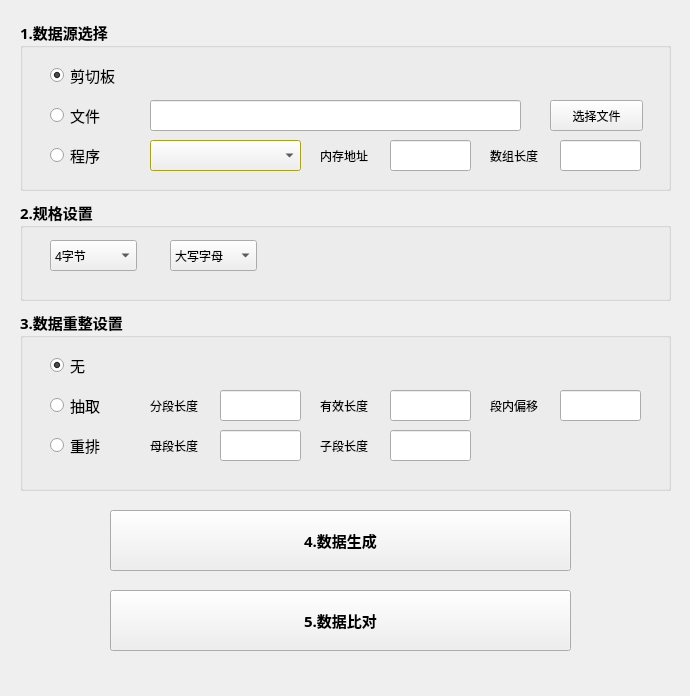
<?xml version="1.0" encoding="UTF-8"?>
<ui version="4.0">
 <class>data_tool</class>
 <widget class="QWidget" name="data_tool">
  <property name="geometry">
   <rect>
    <x>0</x>
    <y>0</y>
    <width>690</width>
    <height>696</height>
   </rect>
  </property>
  <property name="sizePolicy">
   <sizepolicy hsizetype="Fixed" vsizetype="Fixed">
    <horstretch>0</horstretch>
    <verstretch>0</verstretch>
   </sizepolicy>
  </property>
  <property name="minimumSize">
   <size>
    <width>0</width>
    <height>0</height>
   </size>
  </property>
  <property name="maximumSize">
   <size>
    <width>60100</width>
    <height>67300</height>
   </size>
  </property>
  <property name="windowTitle">
   <string>data_tool</string>
  </property>
  <widget class="QGroupBox" name="groupBox_2">
   <property name="geometry">
    <rect>
     <x>20</x>
     <y>200</y>
     <width>651</width>
     <height>101</height>
    </rect>
   </property>
   <property name="font">
    <font>
     <family>微软雅黑 Light</family>
     <pointsize>11</pointsize>
     <weight>75</weight>
     <bold>true</bold>
    </font>
   </property>
   <property name="inputMethodHints">
    <set>Qt::ImhNone</set>
   </property>
   <property name="title">
    <string>2.规格设置</string>
   </property>
   <widget class="QComboBox" name="comboBox">
    <property name="geometry">
     <rect>
      <x>30</x>
      <y>40</y>
      <width>87</width>
      <height>31</height>
     </rect>
    </property>
    <property name="font">
     <font>
      <pointsize>9</pointsize>
      <weight>50</weight>
      <bold>false</bold>
     </font>
    </property>
    <property name="currentText">
     <string>4字节</string>
    </property>
    <property name="currentIndex">
     <number>2</number>
    </property>
    <item>
     <property name="text">
      <string>1字节</string>
     </property>
    </item>
    <item>
     <property name="text">
      <string>2字节</string>
     </property>
    </item>
    <item>
     <property name="text">
      <string>4字节</string>
     </property>
    </item>
    <item>
     <property name="text">
      <string>8字节</string>
     </property>
    </item>
   </widget>
   <widget class="QComboBox" name="comboBox_2">
    <property name="geometry">
     <rect>
      <x>150</x>
      <y>40</y>
      <width>87</width>
      <height>31</height>
     </rect>
    </property>
    <property name="font">
     <font>
      <pointsize>9</pointsize>
      <weight>50</weight>
      <bold>false</bold>
     </font>
    </property>
    <item>
     <property name="text">
      <string>大写字母</string>
     </property>
    </item>
    <item>
     <property name="text">
      <string>小写字母</string>
     </property>
    </item>
   </widget>
  </widget>
  <widget class="QGroupBox" name="groupBox">
   <property name="geometry">
    <rect>
     <x>20</x>
     <y>20</y>
     <width>651</width>
     <height>171</height>
    </rect>
   </property>
   <property name="font">
    <font>
     <family>微软雅黑 Light</family>
     <pointsize>11</pointsize>
     <weight>75</weight>
     <bold>true</bold>
    </font>
   </property>
   <property name="title">
    <string>1.数据源选择</string>
   </property>
   <widget class="QComboBox" name="program_comboBox">
    <property name="geometry">
     <rect>
      <x>130</x>
      <y>120</y>
      <width>151</width>
      <height>31</height>
     </rect>
    </property>
    <property name="palette">
     <palette>
      <active>
       <colorrole role="Window">
        <brush brushstyle="SolidPattern">
         <color alpha="255">
          <red>240</red>
          <green>204</green>
          <blue>19</blue>
         </color>
        </brush>
       </colorrole>
      </active>
      <inactive>
       <colorrole role="Window">
        <brush brushstyle="SolidPattern">
         <color alpha="255">
          <red>240</red>
          <green>224</green>
          <blue>40</blue>
         </color>
        </brush>
       </colorrole>
      </inactive>
      <disabled>
       <colorrole role="Window">
        <brush brushstyle="SolidPattern">
         <color alpha="255">
          <red>240</red>
          <green>240</green>
          <blue>240</blue>
         </color>
        </brush>
       </colorrole>
      </disabled>
     </palette>
    </property>
    <property name="font">
     <font>
      <weight>50</weight>
      <bold>false</bold>
     </font>
    </property>
   </widget>
   <widget class="QRadioButton" name="program_radio">
    <property name="geometry">
     <rect>
      <x>30</x>
      <y>120</y>
      <width>115</width>
      <height>31</height>
     </rect>
    </property>
    <property name="font">
     <font>
      <weight>50</weight>
      <bold>false</bold>
     </font>
    </property>
    <property name="text">
     <string>程序</string>
    </property>
   </widget>
   <widget class="QRadioButton" name="file_radio">
    <property name="geometry">
     <rect>
      <x>30</x>
      <y>80</y>
      <width>115</width>
      <height>31</height>
     </rect>
    </property>
    <property name="font">
     <font>
      <weight>50</weight>
      <bold>false</bold>
     </font>
    </property>
    <property name="toolTip">
     <string>可输入多个文件，用&quot;;&quot;隔开</string>
    </property>
    <property name="text">
     <string>文件</string>
    </property>
   </widget>
   <widget class="QPushButton" name="select_file_button">
    <property name="geometry">
     <rect>
      <x>530</x>
      <y>80</y>
      <width>93</width>
      <height>31</height>
     </rect>
    </property>
    <property name="font">
     <font>
      <family>微软雅黑 Light</family>
      <pointsize>9</pointsize>
      <weight>50</weight>
      <bold>false</bold>
     </font>
    </property>
    <property name="text">
     <string>选择文件</string>
    </property>
    <property name="checkable">
     <bool>false</bool>
    </property>
    <property name="autoRepeatDelay">
     <number>300</number>
    </property>
    <property name="autoDefault">
     <bool>true</bool>
    </property>
    <property name="default">
     <bool>false</bool>
    </property>
    <property name="flat">
     <bool>false</bool>
    </property>
   </widget>
   <widget class="QRadioButton" name="shear_radio">
    <property name="geometry">
     <rect>
      <x>30</x>
      <y>40</y>
      <width>115</width>
      <height>31</height>
     </rect>
    </property>
    <property name="font">
     <font>
      <weight>50</weight>
      <bold>false</bold>
     </font>
    </property>
    <property name="text">
     <string>剪切板</string>
    </property>
    <property name="checkable">
     <bool>true</bool>
    </property>
    <property name="checked">
     <bool>true</bool>
    </property>
   </widget>
   <widget class="QLineEdit" name="file_lineEdit">
    <property name="geometry">
     <rect>
      <x>130</x>
      <y>80</y>
      <width>371</width>
      <height>31</height>
     </rect>
    </property>
    <property name="font">
     <font>
      <pointsize>9</pointsize>
      <weight>50</weight>
      <bold>false</bold>
     </font>
    </property>
   </widget>
   <widget class="QLabel" name="label">
    <property name="geometry">
     <rect>
      <x>300</x>
      <y>120</y>
      <width>72</width>
      <height>31</height>
     </rect>
    </property>
    <property name="font">
     <font>
      <pointsize>9</pointsize>
      <weight>50</weight>
      <bold>false</bold>
     </font>
    </property>
    <property name="text">
     <string>内存地址</string>
    </property>
    <property name="buddy">
     <cstring>file_lineEdit_2</cstring>
    </property>
   </widget>
   <widget class="QLineEdit" name="file_lineEdit_2">
    <property name="geometry">
     <rect>
      <x>370</x>
      <y>120</y>
      <width>81</width>
      <height>31</height>
     </rect>
    </property>
    <property name="font">
     <font>
      <pointsize>9</pointsize>
      <weight>50</weight>
      <bold>false</bold>
     </font>
    </property>
    <property name="inputMethodHints">
     <set>Qt::ImhPreferNumbers</set>
    </property>
    <property name="clearButtonEnabled">
     <bool>false</bool>
    </property>
   </widget>
   <widget class="QLabel" name="label_2">
    <property name="geometry">
     <rect>
      <x>470</x>
      <y>120</y>
      <width>72</width>
      <height>31</height>
     </rect>
    </property>
    <property name="font">
     <font>
      <pointsize>9</pointsize>
      <weight>50</weight>
      <bold>false</bold>
     </font>
    </property>
    <property name="text">
     <string>数组长度</string>
    </property>
    <property name="buddy">
     <cstring>file_lineEdit_3</cstring>
    </property>
   </widget>
   <widget class="QLineEdit" name="file_lineEdit_3">
    <property name="geometry">
     <rect>
      <x>540</x>
      <y>120</y>
      <width>81</width>
      <height>31</height>
     </rect>
    </property>
    <property name="font">
     <font>
      <pointsize>9</pointsize>
      <weight>50</weight>
      <bold>false</bold>
     </font>
    </property>
   </widget>
  </widget>
  <widget class="QPushButton" name="data_Button">
   <property name="geometry">
    <rect>
     <x>110</x>
     <y>510</y>
     <width>461</width>
     <height>61</height>
    </rect>
   </property>
   <property name="font">
    <font>
     <family>微软雅黑 Light</family>
     <pointsize>11</pointsize>
     <weight>75</weight>
     <bold>true</bold>
    </font>
   </property>
   <property name="cursor">
    <cursorShape>ArrowCursor</cursorShape>
   </property>
   <property name="focusPolicy">
    <enum>Qt::StrongFocus</enum>
   </property>
   <property name="text">
    <string>4.数据生成</string>
   </property>
  </widget>
  <widget class="QGroupBox" name="groupBox_3">
   <property name="geometry">
    <rect>
     <x>20</x>
     <y>310</y>
     <width>651</width>
     <height>181</height>
    </rect>
   </property>
   <property name="font">
    <font>
     <family>微软雅黑 Light</family>
     <pointsize>11</pointsize>
     <weight>75</weight>
     <bold>true</bold>
    </font>
   </property>
   <property name="title">
    <string>3.数据重整设置</string>
   </property>
   <widget class="QRadioButton" name="shear_radio_2">
    <property name="geometry">
     <rect>
      <x>30</x>
      <y>40</y>
      <width>115</width>
      <height>31</height>
     </rect>
    </property>
    <property name="font">
     <font>
      <weight>50</weight>
      <bold>false</bold>
     </font>
    </property>
    <property name="text">
     <string>无</string>
    </property>
    <property name="checkable">
     <bool>true</bool>
    </property>
    <property name="checked">
     <bool>true</bool>
    </property>
   </widget>
   <widget class="QRadioButton" name="file_radio_2">
    <property name="geometry">
     <rect>
      <x>30</x>
      <y>80</y>
      <width>115</width>
      <height>31</height>
     </rect>
    </property>
    <property name="font">
     <font>
      <weight>50</weight>
      <bold>false</bold>
     </font>
    </property>
    <property name="text">
     <string>抽取</string>
    </property>
   </widget>
   <widget class="QRadioButton" name="program_radio_2">
    <property name="geometry">
     <rect>
      <x>30</x>
      <y>120</y>
      <width>115</width>
      <height>31</height>
     </rect>
    </property>
    <property name="font">
     <font>
      <weight>50</weight>
      <bold>false</bold>
     </font>
    </property>
    <property name="text">
     <string>重排</string>
    </property>
   </widget>
   <widget class="QLabel" name="label_3">
    <property name="geometry">
     <rect>
      <x>300</x>
      <y>80</y>
      <width>72</width>
      <height>31</height>
     </rect>
    </property>
    <property name="font">
     <font>
      <pointsize>9</pointsize>
      <weight>50</weight>
      <bold>false</bold>
     </font>
    </property>
    <property name="text">
     <string>有效长度</string>
    </property>
    <property name="buddy">
     <cstring>file_lineEdit_6</cstring>
    </property>
   </widget>
   <widget class="QLabel" name="label_4">
    <property name="geometry">
     <rect>
      <x>130</x>
      <y>80</y>
      <width>72</width>
      <height>31</height>
     </rect>
    </property>
    <property name="font">
     <font>
      <pointsize>9</pointsize>
      <weight>50</weight>
      <bold>false</bold>
     </font>
    </property>
    <property name="text">
     <string>分段长度</string>
    </property>
    <property name="buddy">
     <cstring>file_lineEdit_5</cstring>
    </property>
   </widget>
   <widget class="QLabel" name="label_5">
    <property name="geometry">
     <rect>
      <x>470</x>
      <y>80</y>
      <width>72</width>
      <height>31</height>
     </rect>
    </property>
    <property name="font">
     <font>
      <pointsize>9</pointsize>
      <weight>50</weight>
      <bold>false</bold>
     </font>
    </property>
    <property name="text">
     <string>段内偏移</string>
    </property>
    <property name="buddy">
     <cstring>file_lineEdit_7</cstring>
    </property>
   </widget>
   <widget class="QLineEdit" name="file_lineEdit_5">
    <property name="geometry">
     <rect>
      <x>200</x>
      <y>80</y>
      <width>81</width>
      <height>31</height>
     </rect>
    </property>
    <property name="font">
     <font>
      <pointsize>9</pointsize>
      <weight>50</weight>
      <bold>false</bold>
     </font>
    </property>
   </widget>
   <widget class="QLineEdit" name="file_lineEdit_6">
    <property name="geometry">
     <rect>
      <x>370</x>
      <y>80</y>
      <width>81</width>
      <height>31</height>
     </rect>
    </property>
    <property name="font">
     <font>
      <pointsize>9</pointsize>
      <weight>50</weight>
      <bold>false</bold>
     </font>
    </property>
   </widget>
   <widget class="QLineEdit" name="file_lineEdit_7">
    <property name="geometry">
     <rect>
      <x>540</x>
      <y>80</y>
      <width>81</width>
      <height>31</height>
     </rect>
    </property>
    <property name="font">
     <font>
      <pointsize>9</pointsize>
      <weight>50</weight>
      <bold>false</bold>
     </font>
    </property>
   </widget>
   <widget class="QLineEdit" name="file_lineEdit_8">
    <property name="geometry">
     <rect>
      <x>370</x>
      <y>120</y>
      <width>81</width>
      <height>31</height>
     </rect>
    </property>
    <property name="font">
     <font>
      <pointsize>9</pointsize>
      <weight>50</weight>
      <bold>false</bold>
     </font>
    </property>
   </widget>
   <widget class="QLineEdit" name="file_lineEdit_9">
    <property name="geometry">
     <rect>
      <x>200</x>
      <y>120</y>
      <width>81</width>
      <height>31</height>
     </rect>
    </property>
    <property name="font">
     <font>
      <pointsize>9</pointsize>
      <weight>50</weight>
      <bold>false</bold>
     </font>
    </property>
   </widget>
   <widget class="QLabel" name="label_6">
    <property name="geometry">
     <rect>
      <x>300</x>
      <y>120</y>
      <width>72</width>
      <height>31</height>
     </rect>
    </property>
    <property name="font">
     <font>
      <pointsize>9</pointsize>
      <weight>50</weight>
      <bold>false</bold>
     </font>
    </property>
    <property name="text">
     <string>子段长度</string>
    </property>
    <property name="buddy">
     <cstring>file_lineEdit_8</cstring>
    </property>
   </widget>
   <widget class="QLabel" name="label_7">
    <property name="geometry">
     <rect>
      <x>130</x>
      <y>120</y>
      <width>72</width>
      <height>31</height>
     </rect>
    </property>
    <property name="font">
     <font>
      <pointsize>9</pointsize>
      <weight>50</weight>
      <bold>false</bold>
     </font>
    </property>
    <property name="text">
     <string>母段长度</string>
    </property>
    <property name="buddy">
     <cstring>file_lineEdit_9</cstring>
    </property>
   </widget>
  </widget>
  <widget class="QPushButton" name="comp_Button">
   <property name="geometry">
    <rect>
     <x>110</x>
     <y>590</y>
     <width>461</width>
     <height>61</height>
    </rect>
   </property>
   <property name="font">
    <font>
     <family>微软雅黑 Light</family>
     <pointsize>11</pointsize>
     <weight>75</weight>
     <bold>true</bold>
    </font>
   </property>
   <property name="cursor">
    <cursorShape>ArrowCursor</cursorShape>
   </property>
   <property name="focusPolicy">
    <enum>Qt::StrongFocus</enum>
   </property>
   <property name="text">
    <string>5.数据比对</string>
   </property>
  </widget>
 </widget>
 <tabstops>
  <tabstop>shear_radio</tabstop>
  <tabstop>file_radio</tabstop>
  <tabstop>file_lineEdit</tabstop>
  <tabstop>select_file_button</tabstop>
  <tabstop>program_radio</tabstop>
  <tabstop>program_comboBox</tabstop>
  <tabstop>comboBox</tabstop>
  <tabstop>comboBox_2</tabstop>
  <tabstop>data_Button</tabstop>
  <tabstop>comp_Button</tabstop>
 </tabstops>
 <resources/>
 <connections>
  <connection>
   <sender>program_comboBox</sender>
   <signal>activated(QString)</signal>
   <receiver>program_radio</receiver>
   <slot>click()</slot>
   <hints>
    <hint type="sourcelabel">
     <x>225</x>
     <y>158</y>
    </hint>
    <hint type="destinationlabel">
     <x>70</x>
     <y>153</y>
    </hint>
   </hints>
  </connection>
  <connection>
   <sender>file_lineEdit_5</sender>
   <signal>textEdited(QString)</signal>
   <receiver>file_radio_2</receiver>
   <slot>click()</slot>
   <hints>
    <hint type="sourcelabel">
     <x>261</x>
     <y>402</y>
    </hint>
    <hint type="destinationlabel">
     <x>94</x>
     <y>405</y>
    </hint>
   </hints>
  </connection>
  <connection>
   <sender>file_lineEdit_9</sender>
   <signal>textEdited(QString)</signal>
   <receiver>program_radio_2</receiver>
   <slot>click()</slot>
   <hints>
    <hint type="sourcelabel">
     <x>257</x>
     <y>451</y>
    </hint>
    <hint type="destinationlabel">
     <x>79</x>
     <y>440</y>
    </hint>
   </hints>
  </connection>
  <connection>
   <sender>select_file_button</sender>
   <signal>clicked()</signal>
   <receiver>file_radio</receiver>
   <slot>click()</slot>
   <hints>
    <hint type="sourcelabel">
     <x>557</x>
     <y>122</y>
    </hint>
    <hint type="destinationlabel">
     <x>121</x>
     <y>117</y>
    </hint>
   </hints>
  </connection>
  <connection>
   <sender>file_lineEdit</sender>
   <signal>textEdited(QString)</signal>
   <receiver>file_radio</receiver>
   <slot>click()</slot>
   <hints>
    <hint type="sourcelabel">
     <x>224</x>
     <y>105</y>
    </hint>
    <hint type="destinationlabel">
     <x>64</x>
     <y>110</y>
    </hint>
   </hints>
  </connection>
 </connections>
</ui>
